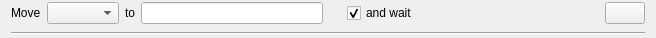
<?xml version="1.0" encoding="UTF-8"?>
<ui version="4.0">
 <class>Form</class>
 <widget class="QWidget" name="Form">
  <property name="geometry">
   <rect>
    <x>0</x>
    <y>0</y>
    <width>656</width>
    <height>38</height>
   </rect>
  </property>
  <property name="windowTitle">
   <string>Form</string>
  </property>
  <layout class="QVBoxLayout" name="verticalLayout">
   <property name="topMargin">
    <number>0</number>
   </property>
   <property name="bottomMargin">
    <number>0</number>
   </property>
   <item>
    <layout class="QHBoxLayout" name="horizontalLayout">
     <item>
      <widget class="QLabel" name="label">
       <property name="text">
        <string>Move</string>
       </property>
      </widget>
     </item>
     <item>
      <widget class="QComboBox" name="device"/>
     </item>
     <item>
      <widget class="QLabel" name="label_2">
       <property name="text">
        <string>to</string>
       </property>
      </widget>
     </item>
     <item>
      <widget class="QLineEdit" name="target"/>
     </item>
     <item>
      <widget class="QLabel" name="unit">
       <property name="text">
        <string/>
       </property>
      </widget>
     </item>
     <item>
      <spacer name="horizontalSpacer_2">
       <property name="orientation">
        <enum>Qt::Horizontal</enum>
       </property>
       <property name="sizeType">
        <enum>QSizePolicy::Fixed</enum>
       </property>
       <property name="sizeHint" stdset="0">
        <size>
         <width>5</width>
         <height>1</height>
        </size>
       </property>
      </spacer>
     </item>
     <item>
      <widget class="QCheckBox" name="waitBox">
       <property name="text">
        <string>and wait</string>
       </property>
       <property name="checked">
        <bool>true</bool>
       </property>
      </widget>
     </item>
     <item>
      <spacer name="horizontalSpacer">
       <property name="orientation">
        <enum>Qt::Horizontal</enum>
       </property>
       <property name="sizeHint" stdset="0">
        <size>
         <width>40</width>
         <height>20</height>
        </size>
       </property>
      </spacer>
     </item>
     <item>
      <widget class="QPushButton" name="delBtn">
       <property name="sizePolicy">
        <sizepolicy hsizetype="Minimum" vsizetype="Fixed">
         <horstretch>0</horstretch>
         <verstretch>0</verstretch>
        </sizepolicy>
       </property>
       <property name="text">
        <string/>
       </property>
       <property name="icon">
        <iconset resource="../../../../../../resources/nicos-gui.qrc">
         <normaloff>:/remove</normaloff>:/remove</iconset>
       </property>
      </widget>
     </item>
    </layout>
   </item>
   <item>
    <widget class="Line" name="line">
     <property name="orientation">
      <enum>Qt::Horizontal</enum>
     </property>
    </widget>
   </item>
  </layout>
 </widget>
 <resources>
  <include location="../../../../../../resources/nicos-gui.qrc"/>
 </resources>
 <connections/>
</ui>
